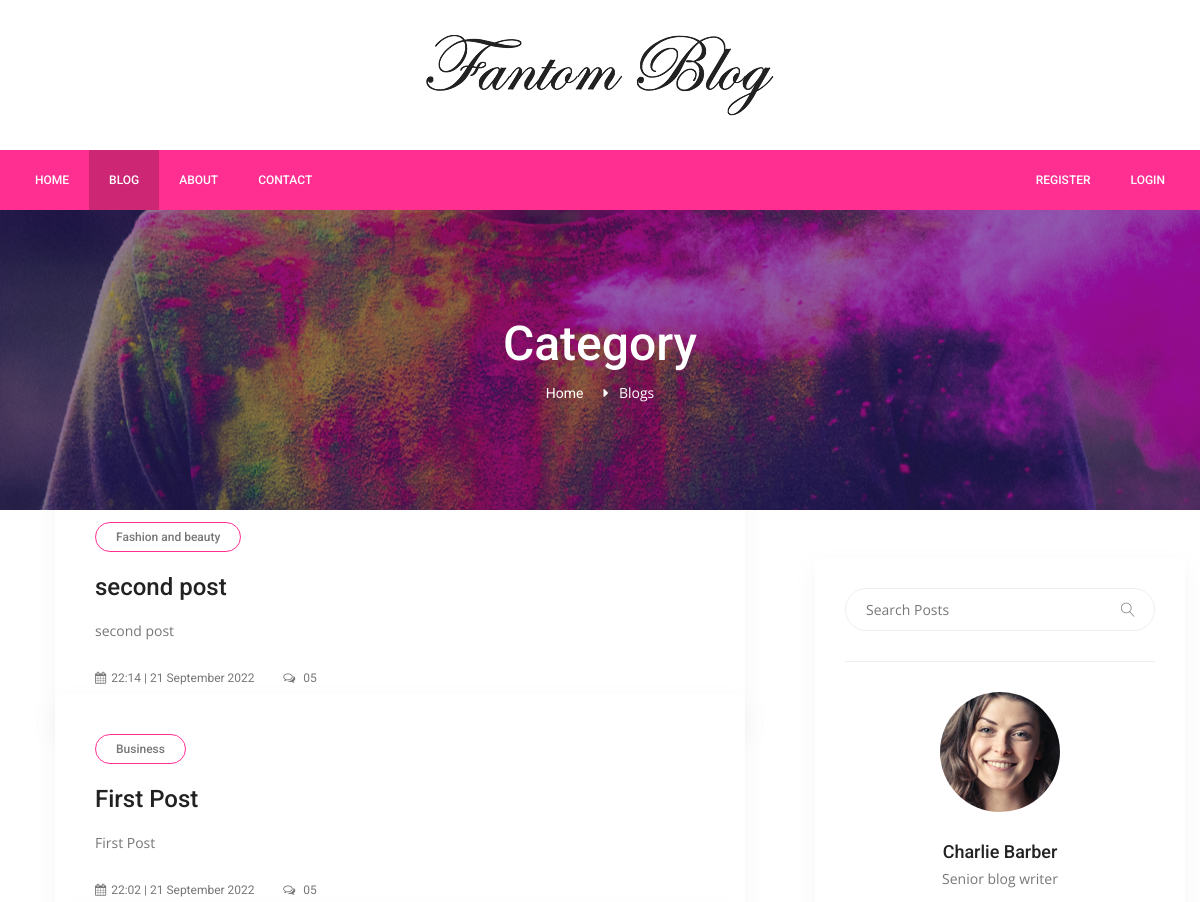
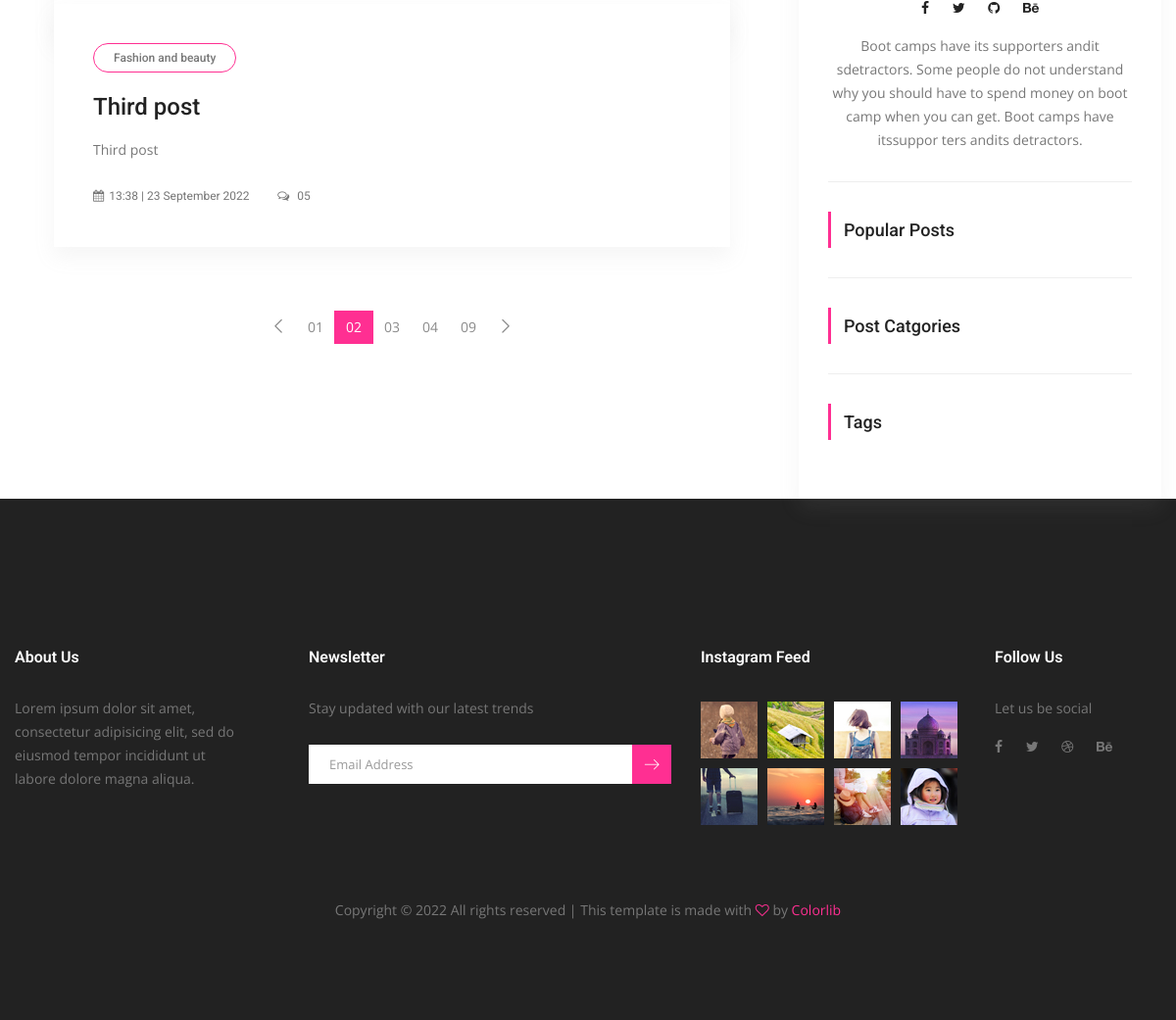
Page /blog on the committed database (2 pictures, top to bottom).
### server.py (models this page shows)
class Post(db.Model):
    __tablename__ = "posts"
    id = db.Column(db.Integer, primary_key=True)
    title = db.Column(db.String(500), unique=True, nullable=False)
    subtitle = db.Column(db.String(500), nullable=False)
    description = db.Column(db.Text, nullable=False)
    image_url = db.Column(db.String(500), nullable=False)
    category = db.Column(db.String(250), nullable=False)
    tags = db.Column(db.String(500), nullable=False)
    total_view = db.Column(db.Integer, nullable=False)
    created_date = db.Column(db.String(250), nullable=False)
    updated_date = db.Column(db.String(250), nullable=False)
    post_info = db.relationship("Bookmark", back_populates="post")
    comment_post_info = db.relationship("Comment", back_populates="post")

### server.py (the view, shortened to what this page needs)
@app.route("/blog")
def blog():
    posts = Post.query.order_by(desc(Post.updated_date)).all()
    search = request.args.get("search")
    if search != None:
        search_posts = Post.query.filter(Post.title.contains(search)).all()
        return render_template("blog/pages/search.html", path=request.path, posts=search_posts, sidebar=sidebar, logged_in=current_user.is_authenticated)
    category = request.args.get("category")
    if category != None:
        category_posts = Post.query.filter_by(category=category).all()
        return render_template("blog/pages/search.html", path=request.path, posts=category_posts, sidebar=sidebar, logged_in=current_user.is_authenticated)
    query_tag = request.args.get("tag")
    return render_template("blog/pages/blogs.html", path=request.path, posts=posts, sidebar=sidebar, logged_in=current_user.is_authenticated)

### templates/blog/pages/blogs.html (shortened to what this page needs)
{% extends "blog/layouts/base.html" %} {% block content %}
<section class="banner_area">
  <div class="banner_inner d-flex align-items-center">
    <div
      class="overlay bg-parallax"
      data-stellar-ratio="0.9"
      data-stellar-vertical-offset="0"
      data-background=""
    ></div>
    <div class="container">
      <div class="banner_content text-center">
        <h2>Category</h2>
        <div class="page_link">
          <a href="{{ url_for('home') }}">Home</a>
          <span style="color: white">Blogs</span>
        </div>
      </div>
    </div>
  </div>
</section>
<section class="blog_area pt-5">
  <div class="container">
    <div class="row">
      <div class="col-lg-8">
        <div class="blog_left_sidebar">
          {% for post in posts %}
          <article class="blog_style1">
            <div class="blog_img">
            </div>
            <div class="blog_text">
              <div class="blog_text_inner">
                <a class="cat" href="#">{{ post.category }}</a>
                <a href="{{ url_for('post_detail', post_id=post.id) }}"
                  ><h4>{{ post.title }}</h4></a
                >
                <p>{{ post.subtitle }}</p>
                <div class="date">
                  <a href="#"
                    ><i class="fa fa-calendar" aria-hidden="true"></i>{{
                    post.updated_date }}</a
                  >
                  <a href="#"
                    ><i class="fa fa-comments-o" aria-hidden="true"></i> 05</a
                  >
                </div>
              </div>
            </div>
          </article>
          {% endfor %}
          <nav class="blog-pagination justify-content-center d-flex">
            <ul class="pagination">
              <li class="page-item">
                <a href="#" class="page-link" aria-label="Previous">
                  <span aria-hidden="true">
                    <span class="lnr lnr-chevron-left"></span>
                  </span>
                </a>
              </li>
              <li class="page-item"><a href="#" class="page-link">01</a></li>
              <li class="page-item active">
                <a href="#" class="page-link">02</a>
              </li>
              <li class="page-item"><a href="#" class="page-link">03</a></li>
              <li class="page-item"><a href="#" class="page-link">04</a></li>
              <li class="page-item"><a href="#" class="page-link">09</a></li>
              <li class="page-item">
                <a href="#" class="page-link" aria-label="Next">
                  <span aria-hidden="true">
                    <span class="lnr lnr-chevron-right"></span>
                  </span>
                </a>
              </li>
            </ul>
          </nav>
        </div>
      </div>
      <div class="col-lg-4">{% include 'blog/include/sidebar.html' %}</div>
    </div>
  </div>
</section>
{% endblock %}

### static/css/style.css (style rules this page uses)
a { text-decoration: none; -webkit-transition: all 0.3s ease-in-out; -o-transition: all 0.3s ease-in-out; transition: all 0.3s ease-in-out; }
body { line-height: 24px; font-size: 14px; font-family: "Open Sans", sans-serif; font-weight: normal; color: #777777; }
h1, h2, h3, h4, h5, h6 { font-family: "Roboto", sans-serif; font-weight: 500; }
@media (min-width: 1200px) { .container { max-width: 1200px; } }
.header_area + section, .header_area + div { margin-top: 210px; }
.banner_area { position: relative; z-index: 1; min-height: 300px; }
.banner_area .banner_inner { position: relative; overflow: hidden; width: 100%; min-height: 300px; background: #000; z-index: 1; }
.banner_area .banner_inner .overlay { background: url(../img/banner/banner.jpg) no-repeat scroll center center; position: absolute; left: 0; right: 0; top: 0; height: 145%; bottom: 0; z-index: -1; opacity: 1; }
.banner_area .banner_inner .banner_content h2 { color: #fff; font-size: 48px; font-family: "Roboto", sans-serif; font-weight: 500; }
.banner_area .banner_inner .banner_content .page_link a { font-size: 14px; color: #fff; font-family: "Roboto", sans-serif; margin-right: 32px; position: relative; }
.banner_area .banner_inner .banner_content .page_link a:before { content: "\f0da"; font: normal normal normal 14px/1 FontAwesome; position: absolute; right: -25px; top: 50%; -webkit-transform: translateY(-50%); -ms-transform: translateY(-50%); transform: translateY(-50%); }
.blog-pagination { padding-top: 25px; }
.blog-pagination .page-link { border-radius: 0; }
.blog-pagination .page-item { border: none; }
.page-link { background: transparent; font-weight: 400; }
.blog-pagination .page-item.active .page-link { background-color: #ff2f92; border-color: transparent; color: #fff; }
.blog-pagination .page-link { position: relative; display: block; padding: 0.5rem 0.75rem; margin-left: -1px; line-height: 1.25; color: #8a8a8a; border: none; }
.blog-pagination .page-link .lnr { font-weight: 600; }
.blog-pagination .page-item:last-child .page-link, .blog-pagination .page-item:first-child .page-link { border-radius: 0; }
h2 { font-size: 30px; }
h4 { font-size: 18px; }
.blog_style1 { margin-bottom: 40px; }
.blog_style1 .blog_text { padding-left: 40px; padding-right: 40px; }
.blog_style1 .blog_text .blog_text_inner { background: #fff; margin-top: -100px; position: relative; -webkit-box-shadow: 0px 10px 20px 0px rgba(153, 153, 153, 0.1); box-shadow: 0px 10px 20px 0px rgba(153, 153, 153, 0.1); padding: 40px; }
.blog_style1 .blog_text .blog_text_inner .cat { display: inline-block; border: 1px solid #ff2f92; line-height: 28px; padding: 0px 20px; color: #777777; border-radius: 15px; font-size: 12px; font-family: "Roboto", sans-serif; margin-bottom: 20px; font-weight: 500; }
.blog_style1 .blog_text .blog_text_inner h4 { font-size: 24px; font-family: "Roboto", sans-serif; line-height: 30px; color: #222222; padding-right: 20px; margin-bottom: 17px; -webkit-transition: all 300ms linear 0s; -o-transition: all 300ms linear 0s; transition: all 300ms linear 0s; }
.blog_style1 .blog_text .blog_text_inner p { font-size: 14px; line-height: 24px; color: #777777; margin-bottom: 22px; }
.blog_style1 .blog_text .blog_text_inner .date a { color: #777777; font-size: 12px; font-weight: normal; font-family: "Roboto", sans-serif; margin-right: 25px; -webkit-transition: all 300ms linear 0s; -o-transition: all 300ms linear 0s; transition: all 300ms linear 0s; }
.blog_style1 .blog_text .blog_text_inner .date a i { padding-right: 5px; }
.blog_style1 .blog_text .blog_text_inner .date a:last-child { margin-right: 0px; }

### rows in the picture
Post: category "Fashion and beauty", title "second post", subtitle "second post", updated_date "22:14 | 21 September 2022"
Post: category "Business", title "First Post", subtitle "First Post", updated_date "22:02 | 21 September 2022"
Post: category "Fashion and beauty", title "Third post", subtitle "Third post", updated_date "13:38 | 23 September 2022"
